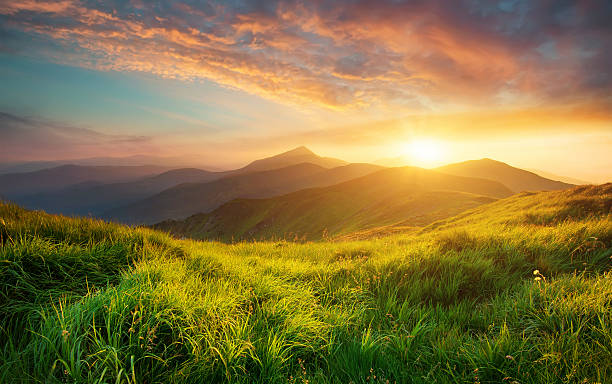
#> input picture THANSHI/nature.jpeg, 612 x 384 px
$ python histogram.py
#> lines starting #> are read from the running program, lines starting #| are printed output that depends on the picture
import cv2
import numpy as np
import matplotlib.pyplot as plt

# Load an image
image = cv2.imread('nature.jpeg', cv2.IMREAD_GRAYSCALE)
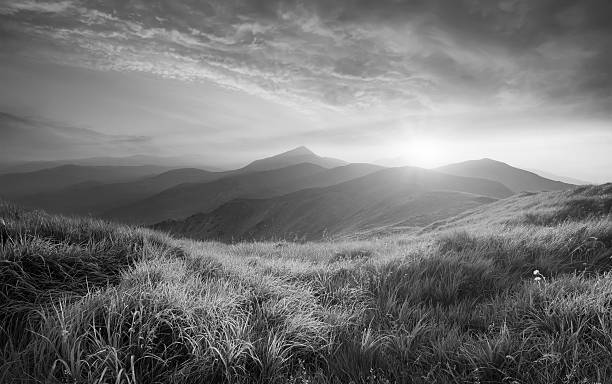
#> image: shape (384, 612); min 0, max 255, mean 116.6

# Calculate the histogram
histogram = cv2.calcHist([image], [0], None, [256], [0, 256])
#> histogram = 256 values, max 1670 at index 62, min 1 at index 255, mean 918

# Plot the histogram
plt.plot(histogram)
plt.title('Image Histogram')
plt.xlabel('Pixel Value')
plt.ylabel('Frequency')
plt.show()
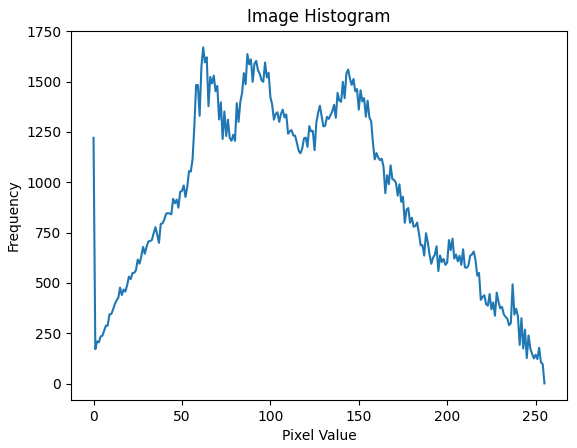
#> figure drawn by matplotlib, 1 panel; curve peaks at x = 62, y = 1670

$ run again, with THANSHI/example.jpeg copied over THANSHI/nature.jpeg
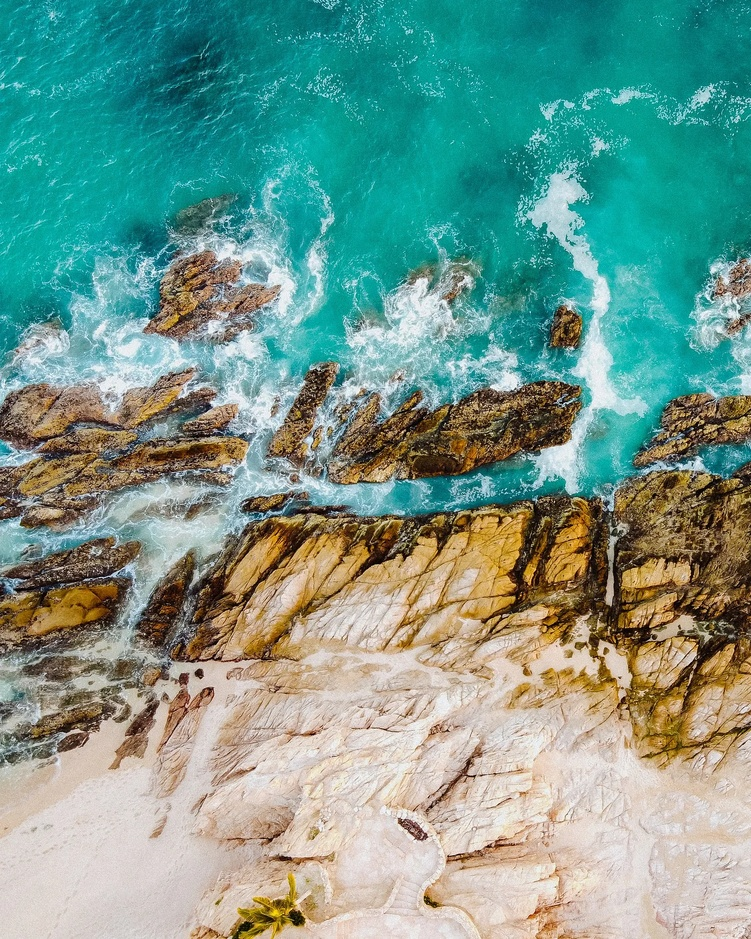
#> input picture THANSHI/example.jpeg, 751 x 939 px, shrunk from 1400 x 1750 before the run
#> `image = cv2.imread('nature.jpeg', cv2.IMREAD_GRAYSCALE)`:
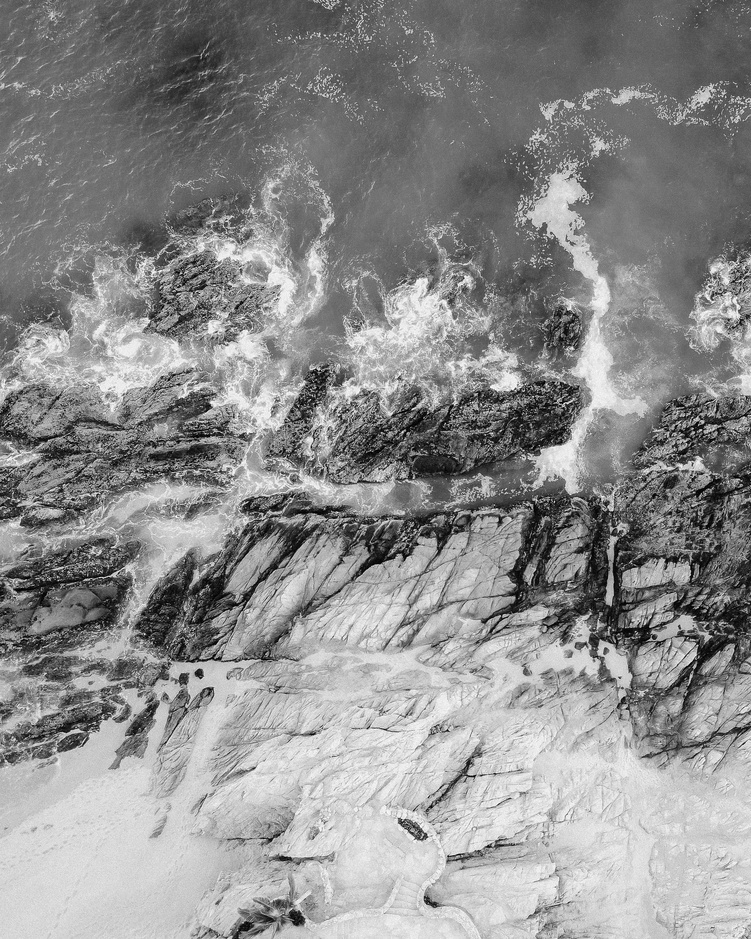
#> image: shape (939, 751); min 0, max 255, mean 141.2
#> histogram = 256 values, max 7371 at index 104, min 7 at index 253, mean 2754.6
#> `plt.show()`:
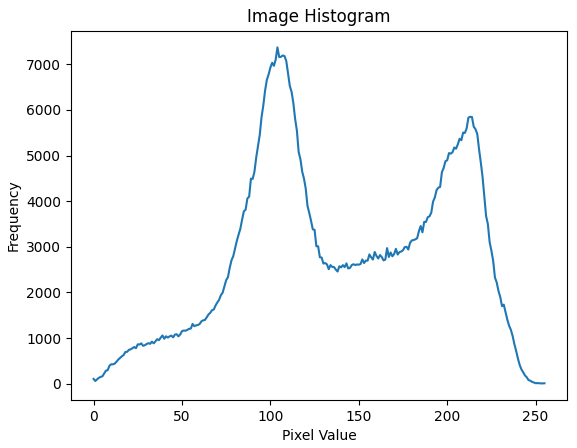
#> figure drawn by matplotlib, 1 panel; curve peaks at x = 104, y = 7371

$ run again, with THANSHI/moutains.jpeg copied over THANSHI/nature.jpeg
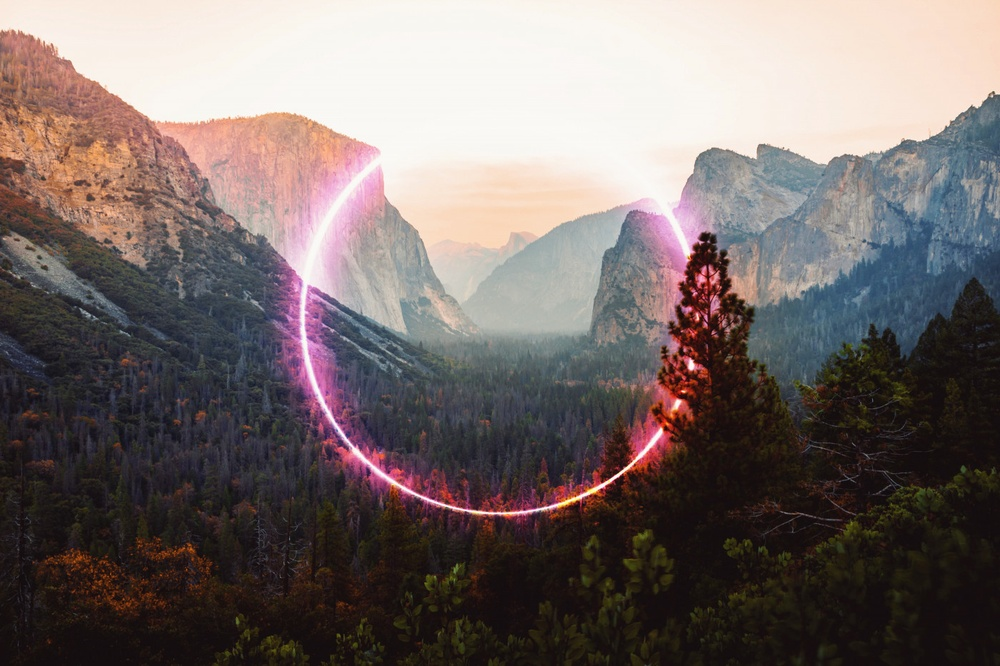
#> input picture THANSHI/moutains.jpeg, 1000 x 666 px, shrunk from 1400 x 933 before the run
#> `image = cv2.imread('nature.jpeg', cv2.IMREAD_GRAYSCALE)`:
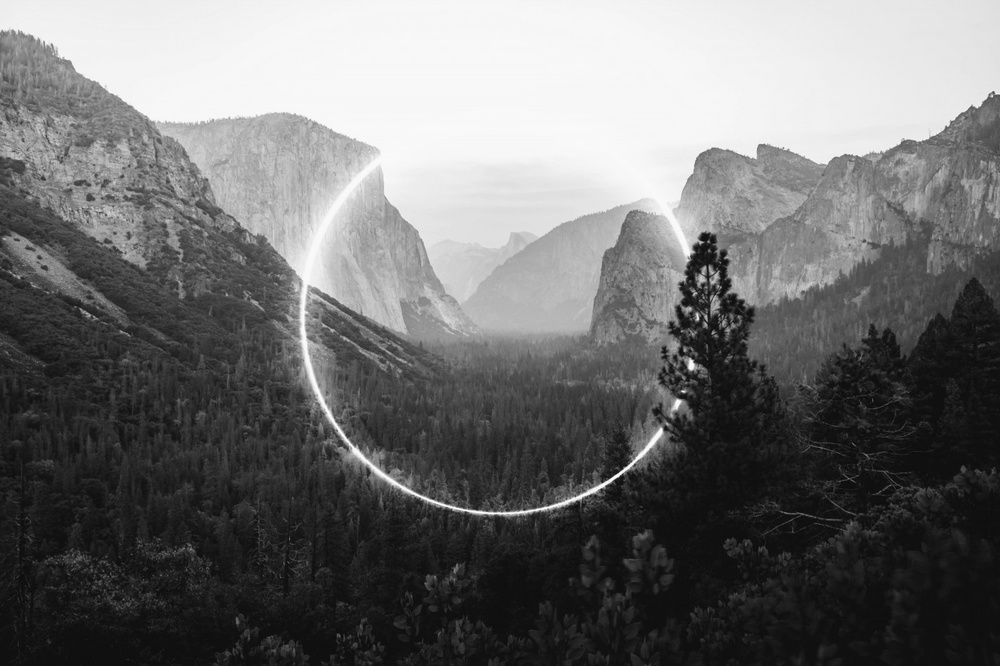
#> image: shape (666, 1000); min 7, max 255, mean 110.8
#> histogram = 256 values, max 27960 at index 247, min 0 at index 0, mean 2601.6
#> `plt.show()`:
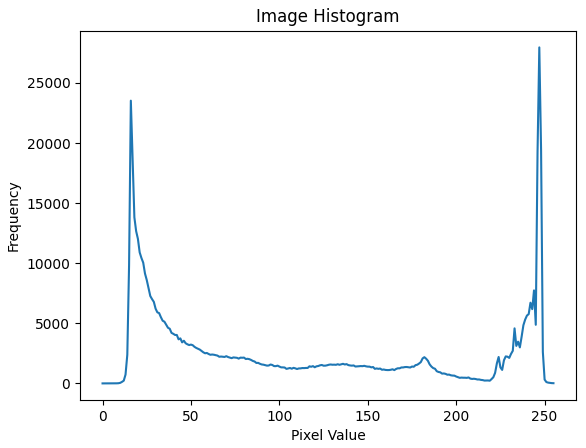
#> figure drawn by matplotlib, 1 panel; curve peaks at x = 247, y = 27960
